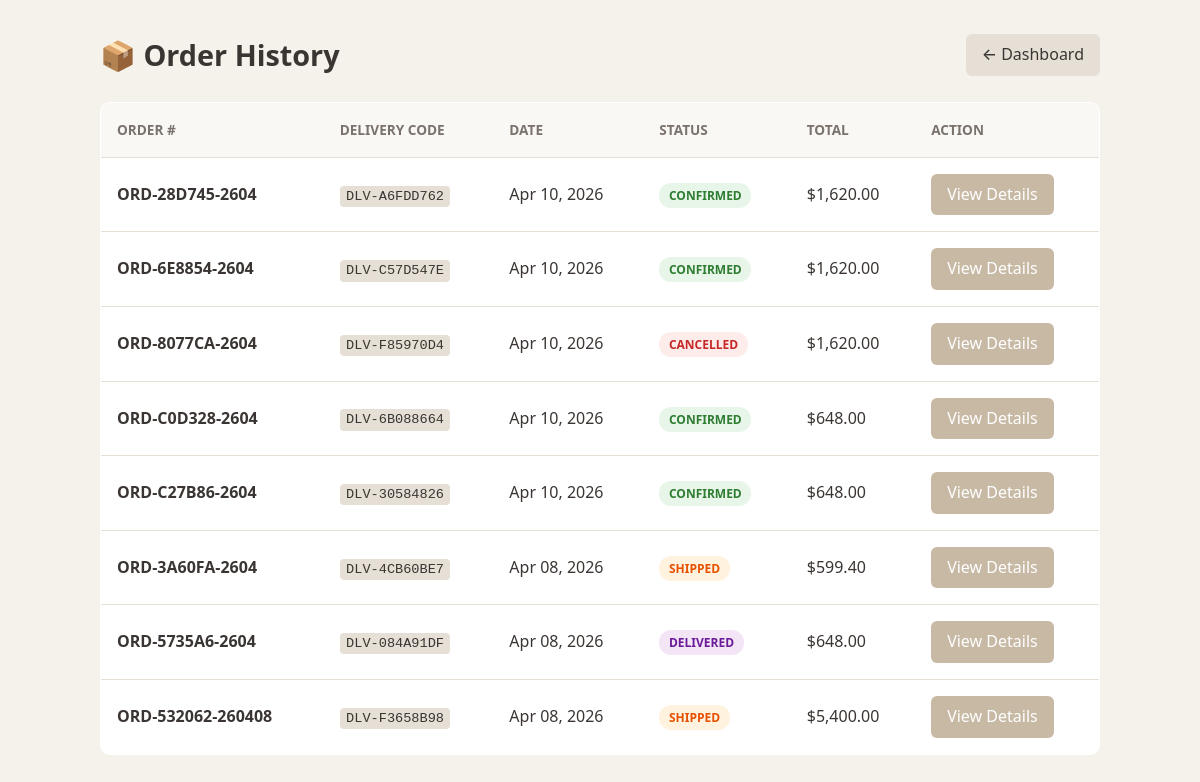
Page /user/orders.php (signed in) on the committed database.
### tables this page shows
CREATE TABLE `orders` (
  `id` int(11) NOT NULL,
  `user_id` int(11) NOT NULL,
  `order_number` varchar(50) NOT NULL,
  `delivery_code` varchar(20) DEFAULT NULL,
  `status` varchar(50) DEFAULT 'confirmed',
  `subtotal` decimal(10,2) NOT NULL,
  `tax` decimal(10,2) NOT NULL,
  `shipping` decimal(10,2) NOT NULL,
  `total` decimal(10,2) NOT NULL,
  `address` text NOT NULL,
  `payment_method` varchar(50) DEFAULT 'cod',
  `payment_status` enum('pending','paid','failed','refunded') DEFAULT 'pending',
  `transaction_id` varchar(100) DEFAULT NULL,
  `created_at` timestamp NOT NULL DEFAULT current_timestamp(),
  `esewa_transaction_uuid` varchar(100) DEFAULT NULL,
  `esewa_ref_id` varchar(100) DEFAULT NULL
);

### user/orders.php (the view, shortened to what this page needs)
<?php
require_once '../db.php';
$userId = $_SESSION['user_id'];
$stmt = $pdo->prepare("SELECT id, order_number, delivery_code, status, total, created_at FROM orders WHERE user_id = ? ORDER BY created_at DESC");
$stmt->execute([$userId]);
$orders = $stmt->fetchAll();
?>
<!DOCTYPE html>
<html lang="en">
<head>
</head>
<body>
    <div class="container">
        <div class="header">
            <h1>📦 Order History</h1>
            <a href="index.php" class="btn btn-back">← Dashboard</a>
        </div>
        <?php if(empty($orders)): ?>
            <div class="empty">
                <h2>No orders yet</h2>
                <p>Your past orders will appear here once you complete a purchase.</p>
                <a href="../index.php" class="btn" style="margin-top:1rem;">Start Shopping</a>
            </div>
        <?php else: ?>
            <div style="overflow-x:auto;">
                <table>
                    <thead><tr><th>Order #</th><th>Delivery Code</th><th>Date</th><th>Status</th><th>Total</th><th>Action</th></tr></thead>
                    <tbody>
                        <?php foreach($orders as $o): ?>
                        <tr>
                            <td data-label="Order #"><strong><?= htmlspecialchars($o['order_number']) ?></strong></td>
                            <td data-label="Code"><span class="code"><?= htmlspecialchars($o['delivery_code']) ?></span></td>
                            <td data-label="Date"><?= date('M d, Y', strtotime($o['created_at'])) ?></td>
                            <td data-label="Status"><span class="badge <?= $o['status'] ?>"><?= ucfirst($o['status']) ?></span></td>
                            <td data-label="Total">$<?= number_format($o['total'], 2) ?></td>
                            <td data-label="Action"><a href="order_details.php?id=<?= $o['id'] ?>" class="btn">View Details</a></td>
                        </tr>
                        <?php endforeach; ?>
                    </tbody>
                </table>
            </div>
        <?php endif; ?>
    </div>
</body>
</html>

### user/orders.php (style rules this page uses)
:root { --bg:#F5F1EB; --card:#FFF; --accent:#C8B9A5; --accent-h:#A89580; --txt:#3A3532; --mut:#7A726C; --bdr:#E6DFD6; }
* { box-sizing:border-box; margin:0; padding:0; font-family:system-ui,-apple-system,sans-serif; }
body { background:var(--bg); color:var(--txt); line-height:1.6; padding:2rem 1rem; }
.container { max-width:1000px; margin:0 auto; }
.header { display:flex; justify-content:space-between; align-items:center; margin-bottom:1.5rem; flex-wrap:wrap; gap:1rem; }
h1 { font-size:1.8rem; }
table { width:100%; border-collapse:collapse; background:var(--card); border-radius:10px; overflow:hidden; border:1px solid var(--bdr); }
th, td { padding:1rem; text-align:left; border-bottom:1px solid var(--bdr); }
th { background:#FAF8F5; color:var(--mut); font-size:.85rem; text-transform:uppercase; }
.badge { padding:.25rem .6rem; border-radius:12px; font-size:.75rem; font-weight:600; text-transform:uppercase; }
.badge.confirmed { background:#E8F5E9; color:#2E7D32; }
.badge.shipped { background:#FFF3E0; color:#E65100; }
.badge.delivered { background:#F3E5F5; color:#6A1B9A; }
.badge.cancelled { background:#FDECEA; color:#C62828; }
.btn { background:var(--accent); color:#fff; padding:.5rem 1rem; border-radius:6px; text-decoration:none; font-weight:500; transition:.2s; display:inline-block; }
.btn-back { background:var(--bdr); color:var(--txt); }
.code { font-family:monospace; background:var(--bdr); padding:.2rem .4rem; border-radius:4px; font-size:.85rem; }

### rows in the picture
orders: order_number "ORD-28D745-2604", delivery_code "DLV-A6FDD762", created_at "Apr 10, 2026", status "CONFIRMED", total "1,620.00"
orders: order_number "ORD-6E8854-2604", delivery_code "DLV-C57D547E", created_at "Apr 10, 2026", status "CONFIRMED", total "1,620.00"
orders: order_number "ORD-8077CA-2604", delivery_code "DLV-F85970D4", created_at "Apr 10, 2026", status "CANCELLED", total "1,620.00"
orders: order_number "ORD-C0D328-2604", delivery_code "DLV-6B088664", created_at "Apr 10, 2026", status "CONFIRMED", total "648.00"
orders: order_number "ORD-C27B86-2604", delivery_code "DLV-30584826", created_at "Apr 10, 2026", status "CONFIRMED", total "648.00"
orders: order_number "ORD-3A60FA-2604", delivery_code "DLV-4CB60BE7", created_at "Apr 08, 2026", status "SHIPPED", total "599.40"
orders: order_number "ORD-5735A6-2604", delivery_code "DLV-084A91DF", created_at "Apr 08, 2026", status "DELIVERED", total "648.00"
orders: order_number "ORD-532062-260408", delivery_code "DLV-F3658B98", created_at "Apr 08, 2026", status "SHIPPED", total "5,400.00"
